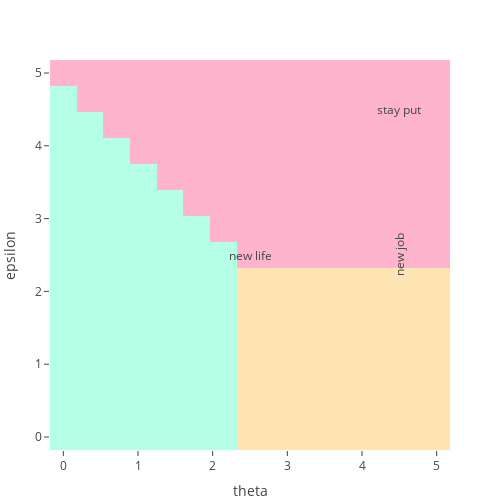

This figure's notebook cell:
### Markdown cell above
- We'll run same experiment with Q-learning

### Code cell
# reset random seed
Random.seed!(56)
qlearning = QLearning(m, 0.01);

# plot initial policy
plot_policy(m, get_greedy(m, qlearning.Q))

### Figure 1 — Plotly figure (JSON) as saved in the notebook; plotly's stock layout.template omitted (floating-point values rounded to 4 significant figures; data arrays with more than 128 entries replaced by an {"elided": "..."} marker saying what was removed)
{"data": [{"colorbar": {"autotick": false, "dtick": 1, "tick0": 1}, "colorscale": [[0, "#FFB4CE"], [0.3333, "#FFB4CE"], [0.3333, "#FFE5B4"], [0.6667, "#FFE5B4"], [0.6667, "#B4FFE5"], [1, "#B4FFE5"]], "showscale": false, "type": "heatmap", "x": [0, 0.3571, 0.7143, 1.071, 1.429, 1.786, 2.143, 2.5, 2.857, 3.214, 3.571, 3.929, 4.286, 4.643, 5], "y": [0, 0.3571, 0.7143, 1.071, 1.429, 1.786, 2.143, 2.5, 2.857, 3.214, 3.571, 3.929, 4.286, 4.643, 5], "z": {"elided": "15x15 int values"}}], "layout": {"annotations": [{"showarrow": false, "text": "new life", "x": 2.5, "y": 2.5}, {"showarrow": false, "text": "new job", "textangle": 270, "x": 4.5, "y": 2.5}, {"showarrow": false, "text": "stay put", "x": 4.5, "y": 4.5}], "height": 500, "margin": {"b": 50, "l": 50, "r": 50, "t": 60}, "width": 500, "xaxis": {"autorange": true, "range": [-0.1786, 5.179], "title": {"text": "theta"}, "type": "linear"}, "yaxis": {"autorange": true, "range": [-0.1786, 5.179], "title": {"text": "epsilon"}, "type": "linear"}}}
